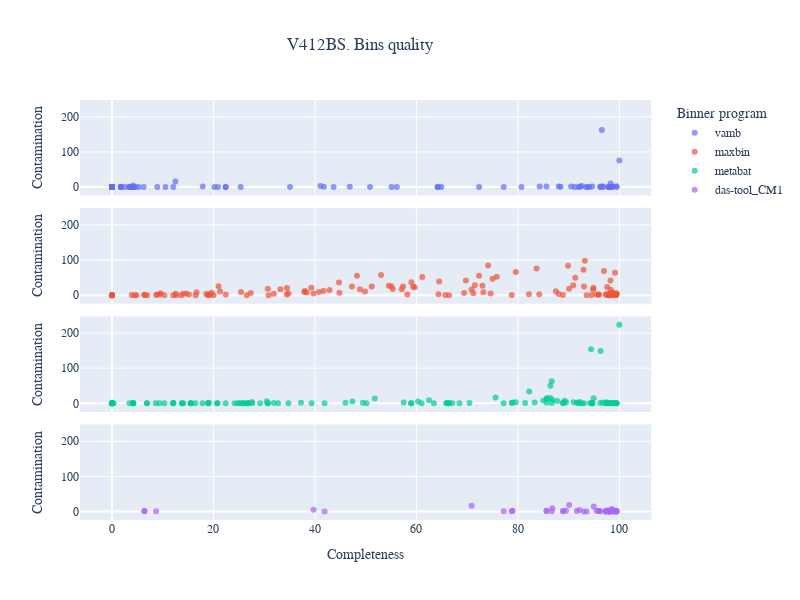

Notebook code cell kept with this figure:
### Code cell
# Both Completeness and Contamination plot
fig = plt.figure(figsize = (14, 14))
fig = px.scatter(mrg, x="Completeness", y="Contamination",color="source",
                 size_max=60, facet_row="source",opacity=0.7,
                 width=800, height=600, title="V412BS. Bins quality")
#fig.update_yaxes(title='', visible=True, showticklabels=False)
fig.for_each_annotation(lambda a: a.update(text=''))

fig.update_layout(
    font_family="Courier New",
    title_x=0.45,
    yaxis_title="Contamination",
    legend_title="Binner program")

fig.write_image('results/Bins_qual.jpg', scale=3)
fig.show()

### Figure 1 — Plotly figure (JSON) as saved in the notebook; plotly's stock layout.template omitted (floating-point values rounded to 4 significant figures; data arrays with more than 128 entries replaced by an {"elided": "..."} marker saying what was removed)
{"data": [{"hovertemplate": "source=vamb<br>Completeness=%{x}<br>Contamination=%{y}<extra></extra>", "legendgroup": "vamb", "marker": {"color": "#636efa", "opacity": 0.7, "symbol": "circle"}, "mode": "markers", "name": "vamb", "orientation": "v", "showlegend": true, "type": "scatter", "x": {"elided": "137 float values"}, "xaxis": "x4", "y": {"elided": "137 float values"}, "yaxis": "y4"}, {"hovertemplate": "source=maxbin<br>Completeness=%{x}<br>Contamination=%{y}<extra></extra>", "legendgroup": "maxbin", "marker": {"color": "#EF553B", "opacity": 0.7, "symbol": "circle"}, "mode": "markers", "name": "maxbin", "orientation": "v", "showlegend": true, "type": "scatter", "x": {"elided": "135 float values"}, "xaxis": "x3", "y": {"elided": "135 float values"}, "yaxis": "y3"}, {"hovertemplate": "source=metabat<br>Completeness=%{x}<br>Contamination=%{y}<extra></extra>", "legendgroup": "metabat", "marker": {"color": "#00cc96", "opacity": 0.7, "symbol": "circle"}, "mode": "markers", "name": "metabat", "orientation": "v", "showlegend": true, "type": "scatter", "x": {"elided": "135 float values"}, "xaxis": "x2", "y": {"elided": "135 float values"}, "yaxis": "y2"}, {"hovertemplate": "source=das-tool_CM1<br>Completeness=%{x}<br>Contamination=%{y}<extra></extra>", "legendgroup": "das-tool_CM1", "marker": {"color": "#ab63fa", "opacity": 0.7, "symbol": "circle"}, "mode": "markers", "name": "das-tool_CM1", "orientation": "v", "showlegend": true, "type": "scatter", "x": [6.42, 98.08, 39.73, 98.63, 99.4, 95.97, 98.51, 78.79, 8.7, 97.99, 97.85, 97.83, 97.52, 98.56, 93.55, 99.28, 95.92, 90.11, 6.38, 99.38, 95.5, 70.88, 97.96, 99.49, 86.69, 99.06, 86.81, 97.97, 88.93, 78.95, 98.68, 89.5, 99.41, 94.94, 97.32, 97.32, 85.67, 93.01, 92.15, 91.6, 97.39, 97.99, 88.89, 41.9, 96.24, 98.64, 77.21, 98.12, 85.64, 98.66], "xaxis": "x", "y": [0.38, 0, 4.83, 3.15, 1.85, 1.68, 6.69, 0.67, 0.56, 0, 0, 3.01, 0.78, 0.48, 0, 0.96, 1.36, 18.57, 1.15, 0.9, 2.17, 16.13, 0, 0, 0.67, 0.13, 9.28, 0, 1.36, 2.35, 0.85, 2.06, 0, 14.14, 0, 0, 1.92, 0.27, 3.97, 1.45, 2.9, 0.67, 0.28, 0, 0.67, 0.67, 0.37, 2.64, 1.34, 0.67], "yaxis": "y"}], "layout": {"annotations": [{"font": {}, "showarrow": false, "text": "", "textangle": 90, "x": 0.98, "xanchor": "left", "xref": "paper", "y": 0.1138, "yanchor": "middle", "yref": "paper"}, {"font": {}, "showarrow": false, "text": "", "textangle": 90, "x": 0.98, "xanchor": "left", "xref": "paper", "y": 0.3712, "yanchor": "middle", "yref": "paper"}, {"font": {}, "showarrow": false, "text": "", "textangle": 90, "x": 0.98, "xanchor": "left", "xref": "paper", "y": 0.6288, "yanchor": "middle", "yref": "paper"}, {"font": {}, "showarrow": false, "text": "", "textangle": 90, "x": 0.98, "xanchor": "left", "xref": "paper", "y": 0.8862, "yanchor": "middle", "yref": "paper"}], "font": {"family": "Courier New"}, "height": 600, "legend": {"title": {"text": "Binner program"}, "tracegroupgap": 0}, "title": {"text": "V412BS. Bins quality", "x": 0.45}, "width": 800, "xaxis": {"anchor": "y", "domain": [0, 0.98], "title": {"text": "Completeness"}}, "xaxis2": {"anchor": "y2", "domain": [0, 0.98], "matches": "x", "showticklabels": false}, "xaxis3": {"anchor": "y3", "domain": [0, 0.98], "matches": "x", "showticklabels": false}, "xaxis4": {"anchor": "y4", "domain": [0, 0.98], "matches": "x", "showticklabels": false}, "yaxis": {"anchor": "x", "domain": [0, 0.2275], "title": {"text": "Contamination"}}, "yaxis2": {"anchor": "x2", "domain": [0.2575, 0.485], "matches": "y", "title": {"text": "Contamination"}}, "yaxis3": {"anchor": "x3", "domain": [0.515, 0.7425], "matches": "y", "title": {"text": "Contamination"}}, "yaxis4": {"anchor": "x4", "domain": [0.7725, 1], "matches": "y", "title": {"text": "Contamination"}}}}
